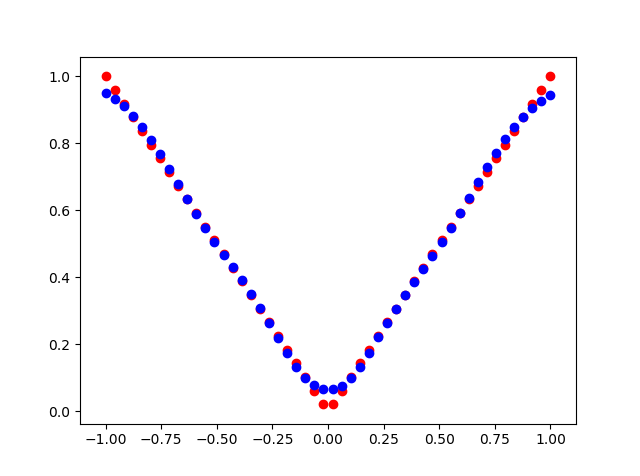

Write the Python code that produced this figure.
import numpy as np
import chainer
from chainer import optimizers
import chainer.functions as F
import chainer.links as L
import matplotlib.pyplot as plt


class MLP(chainer.Chain):
    def __init__(self):
        super(MLP, self).__init__(
            l1=L.Linear(1, 4),
            l2=L.Linear(4, 4),
            l3=L.Linear(4, 1),
        )

    def __call__(self, x):
        h1 = F.sigmoid(self.l1(x))
        h2 = F.sigmoid(self.l2(h1))
        y = F.sigmoid(self.l3(h2))
        return y


class Regressor(chainer.Chain):
    def __init__(self, predictor):
        super(Regressor, self).__init__(predictor=predictor)

    def __call__(self, x, t):
        y = self.predictor(x)
        self.loss = F.sum((y - t)**2)
        return self.loss


if __name__ == '__main__':
    np.random.seed(123)
    m = 50
    x_train = np.linspace(-1, 1, m, dtype=np.float32).reshape((m, 1))
    y_train = np.abs(x_train)

    model = Regressor(MLP())
    optimizer = optimizers.SGD(lr=0.1)
    optimizer.setup(model)

    batchsize = 5
    for epoch in range(10000):
        indexes = np.random.permutation(m)
        sum_loss = 0.
        for i in range(0, m, batchsize):
            x = chainer.Variable(x_train[indexes[i: i + batchsize]])
            t = chainer.Variable(y_train[indexes[i: i + batchsize]])
            optimizer.update(model, x, t)
            sum_loss += model.loss.data
        print("epoch: {0:5d}, loss: {1:.5f}".format(epoch, sum_loss))

    y_hat = model.predictor(chainer.Variable(x_train))
    plt.scatter(x_train, y_train, color='r')
    plt.scatter(x_train, y_hat.data, color='b')
    # plt.savefig("mlp_approximate_abs_10000.png")
plt.show()
